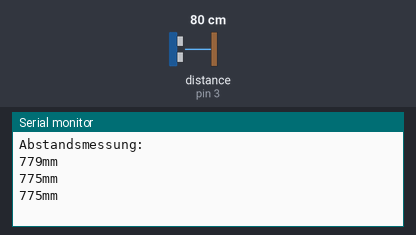
Bench run of a sketch on a simulated Arduino Uno, built with avr-gcc and run on an emulated ATmega328P. Parts: the last lines printed to the serial monitor. Wiring (inferred from the names in the program): ultrasonic range finder: trigger pin 2; echo pin 3. The test bench sets the inputs (shaded band); at power-on: distance to the obstacle (sensor on pin 3) 80 cm. The echo pulse lasts 58.3 µs per cm.

Above: at 1.3 s.
1.4 s: distance to the obstacle (sensor on pin 3) set to 2 cm
At 1.9 s:
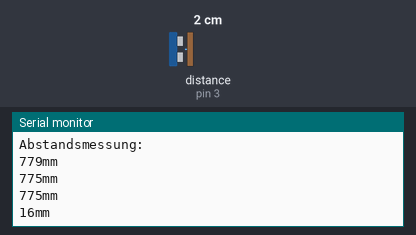
2.9 s: distance to the obstacle (sensor on pin 3) set to 4 cm
At 3.4 s:
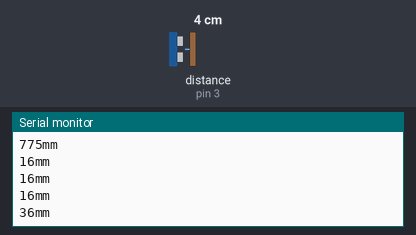
Timing chart, 0 to 5.9 s (numbered marks = the images above; inputs shaded):
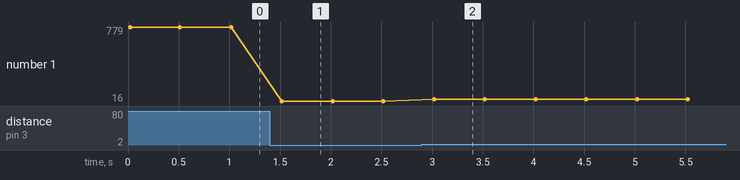

Measured:
- after the input at 1.4 s, the serial monitor: prints a new line after 0.12 s (image 1)
- after the input at 2.9 s, the serial monitor: prints a new line after 0.12 s (image 2)
- plotted number 1: 775 → 16 after the input at 1.4 s, 16 → 36 after the input at 2.9 s

The sketch:

Ultraschallsensor_HC-SR04.ino
```cpp
//Anschluesse definieren
const int trigger=2; // Arduino Pin fuer HC-SR04 Trig
const int echo=3;    // Arduino Pin fuer HC-SR04 Echo

//Anschlüsse und serielles Terminal Initialisieren
void setup() {
  pinMode(trigger, OUTPUT);
  pinMode(echo, INPUT);
  digitalWrite(trigger, HIGH); //Signal abschalten

  // Serielles Terminal:
  Serial.begin(9600);
  Serial.println("Abstandsmessung:\n\n");
}

//Messschleife
void loop() {

  int strecke = getStrecke();
  Serial.print(strecke);
  Serial.println("mm");
  delay(500);
}

// Entfernung in cm über gewöhnlichen Ultraschallsensor mit Echo und Trigger messen
// Eine eigene Funktion, die die Zeit misst
int getSignalZeit(){
  int zeit=0;
  //Ausschalten und ganz kurz warten, dass der Sender sicher aus ist
  digitalWrite(trigger, LOW);
  delayMicroseconds(3);
  //Einen Impuls von 10 Microsekunden senden
  digitalWrite(trigger, HIGH);
  delayMicroseconds(10);
  //wieder Ausschalten
  digitalWrite(trigger, LOW);
  //Die Zeit messen, die vergeht bis das Signal zurück ist
  zeit = int(pulseIn(echo, HIGH));
  //Die Funktion soll genau diese Zeit zurückgeben
  return(zeit);
}

int getStrecke(){
  int zeits = getSignalZeit();
  int way = 0;

  way = int((0.334 * zeits)/2);
  return(way);
  return(zeits);
}
```
